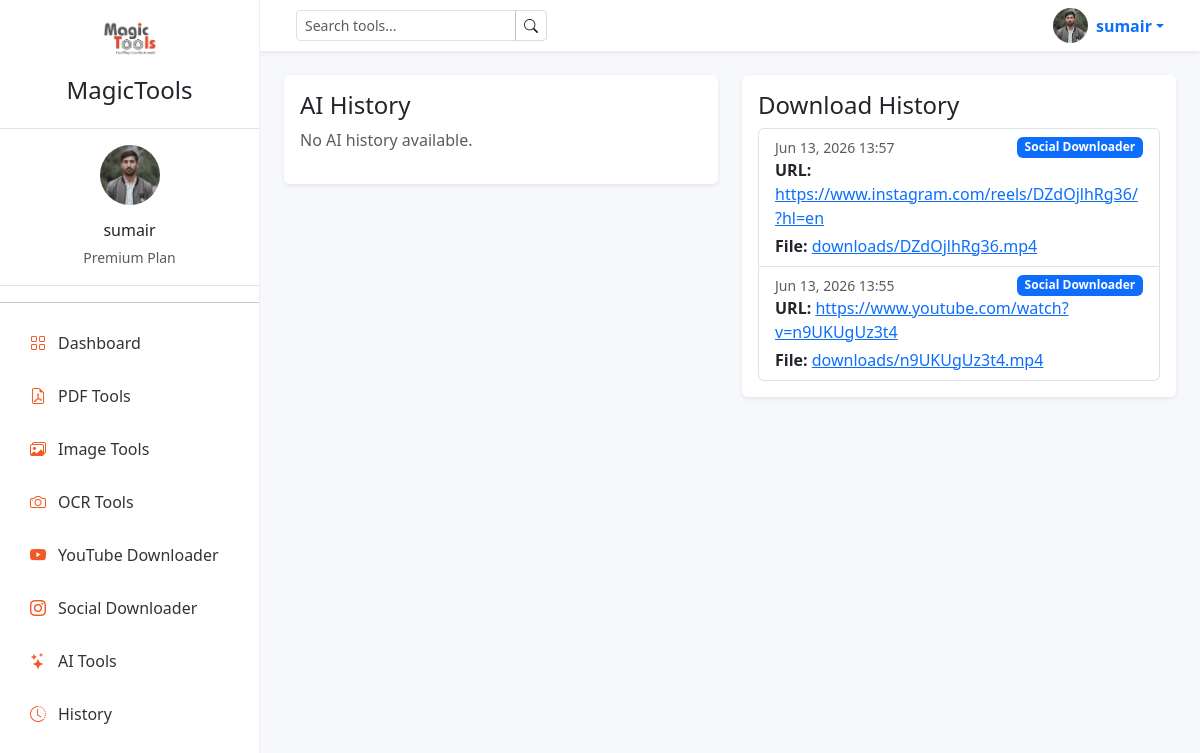
Page /ai/history/ (signed in) on the committed database.
### accounts/models.py (models this page shows, shortened)
class Profile(models.Model):
    user = models.OneToOneField(
        User,
        on_delete=models.CASCADE
    )
    profile_image = models.ImageField(
        upload_to='profiles/',
        blank=True,
        null=True
    )
    is_premium = models.BooleanField(
        default=False
    )

### video_tools/models.py (models this page shows)
class DownloadHistory(models.Model):
    user = models.ForeignKey(
        User,
        on_delete=models.CASCADE
    )
    platform = models.CharField(
        max_length=50
    )
    url = models.URLField()
    downloaded_file = models.FileField(
        upload_to='downloads/'
    )
    created_at = models.DateTimeField(
        auto_now_add=True
    )

### ai_tools/views.py (the view)
# urls.py: path('history/', history, name='history'),
@login_required(login_url='login')
def history(request):
    ai_history = AIHistory.objects.filter(user=request.user).order_by('-created_at')
    video_history = DownloadHistory.objects.filter(user=request.user).order_by('-created_at')
    return render(request, 'ai_tools/history.html', {
        'ai_history': ai_history,
        'video_history': video_history,
    })

### accounts/context_processors.py (called while the page is built)
def user_profile(request):
    if request.user.is_authenticated:
        profile, _ = Profile.objects.get_or_create(user=request.user)
        return {'user_profile': profile}
    return {}

### templates/ai_tools/history.html
{% extends 'base.html' %}
{% block content %}
<div class="row">
    <div class="col-md-6">
        <div class="card shadow-sm border-0 mb-4">
            <div class="card-body">
                <h4>AI History</h4>
                {% if ai_history %}
                    <div class="list-group">
                        {% for item in ai_history %}
                            <div class="list-group-item">
                                <div class="d-flex justify-content-between">
                                    <small class="text-muted">{{ item.created_at|date:'M d, Y H:i' }}</small>
                                    <span class="badge bg-secondary">AI</span>
                                </div>
                                <p class="mb-1"><strong>Prompt:</strong> {{ item.prompt }}</p>
                                <p class="mb-0"><strong>Response:</strong> {{ item.response }}</p>
                            </div>
                        {% endfor %}
                    </div>
                {% else %}
                    <p class="text-muted">No AI history available.</p>
                {% endif %}
            </div>
        </div>
    </div>
    <div class="col-md-6">
        <div class="card shadow-sm border-0 mb-4">
            <div class="card-body">
                <h4>Download History</h4>
                {% if video_history %}
                    <div class="list-group">
                        {% for item in video_history %}
                            <div class="list-group-item">
                                <div class="d-flex justify-content-between">
                                    <small class="text-muted">{{ item.created_at|date:'M d, Y H:i' }}</small>
                                    <span class="badge bg-primary">{{ item.platform }}</span>
                                </div>
                                <p class="mb-1"><strong>URL:</strong> <a href="{{ item.url }}" target="_blank">{{ item.url }}</a></p>
                                <p class="mb-0"><strong>File:</strong> <a href="{{ item.downloaded_file.url }}" target="_blank">{{ item.downloaded_file.name|slice:':40' }}</a></p>
                            </div>
                        {% endfor %}
                    </div>
                {% else %}
                    <p class="text-muted">No download history available.</p>
                {% endif %}
            </div>
        </div>
    </div>
</div>
{% endblock %}

### templates/base.html (shortened to what this page needs)
{% load static %}
<!DOCTYPE html>
<html lang="en">
<head>
    <link href="https://cdn.jsdelivr.net/npm/bootstrap@5.3.3/dist/css/bootstrap.min.css" rel="stylesheet">
    <link href="https://cdn.jsdelivr.net/npm/bootstrap-icons@1.11.3/font/bootstrap-icons.css" rel="stylesheet">
    <link rel="stylesheet" href="{% static 'css/style.css' %}">
</head>
<body>
{% include 'includes/sidebar.html' %}
<div class="main-content">
    {% include 'includes/navbar.html' %}
    <div class="container-fluid p-4">
        {% block content %}
        {% endblock %}
    </div>
</div>
</body>
</html>

### templates/includes/sidebar.html
{% load static %}
<div class="sidebar">
    <div class="p-3 text-center">
        <a href="{% url 'dashboard' %}" class="d-inline-block mb-2">
            <img src="{% static 'img/logo.png' %}"
                 width="60"
                 height="60"
                 class="img-fluid"
                 alt="MagicTools logo">
        </a>
        <h4 class="mt-2">MagicTools</h4>
    </div>
    {% if request.user.is_authenticated %}
        <div class="p-3 text-center border-top border-bottom mb-3">
            <a href="{% url 'profile' %}" class="d-inline-block mb-2">
                {% if user_profile.profile_image %}
                    <img src="{{ user_profile.profile_image.url }}"
                         width="60"
                         height="60"
                         class="rounded-circle"
                         alt="Profile image">
                {% else %}
                    <div class="rounded-circle bg-secondary text-white d-inline-flex align-items-center justify-content-center"
                         style="width:60px;height:60px;">
                        <i class="bi bi-person-fill"></i>
                    </div>
                {% endif %}
            </a>
            <h6 class="mt-2 mb-1">{{ request.user.username }}</h6>
            <small class="text-muted">
                {{ user_profile.is_premium|yesno:'Premium,Free' }} Plan
            </small>
        </div>
    {% endif %}
    <hr>
    <a href="{% url 'dashboard' %}" class="sidebar-link">
        <i class="bi bi-grid"></i>
        Dashboard
    </a>
    <a href="{% url 'pdf_home' %}" class="sidebar-link">
        <i class="bi bi-file-earmark-pdf"></i>
        PDF Tools
    </a>
    <a href="{% url 'image_home' %}" class="sidebar-link">
        <i class="bi bi-images"></i>
        Image Tools
    </a>
    <a href="{% url 'ocr_home' %}" class="sidebar-link">
        <i class="bi bi-camera"></i>
        OCR Tools
    </a>
    <a href="{% url 'video_home' %}" class="sidebar-link">
        <i class="bi bi-youtube"></i>
        YouTube Downloader
    </a>
    <a href="{% url 'social_downloader' %}" class="sidebar-link">
        <i class="bi bi-instagram"></i>
        Social Downloader
    </a>
    <a href="{% url 'ai_home' %}" class="sidebar-link">
        <i class="bi bi-stars"></i>
        AI Tools
    </a>
    <a href="{% url 'history' %}" class="sidebar-link">
        <i class="bi bi-clock-history"></i>
        History
    </a>
</div>

### templates/includes/navbar.html (shortened to what this page needs)
{% load static %}
<nav class="navbar bg-white shadow-sm px-4">
    <div class="container-fluid">
        <form class="d-flex align-items-center me-auto" action="{% url 'search' %}" method="get">
            <div class="input-group input-group-sm">
                <input class="form-control" type="search" name="q" placeholder="Search tools..." aria-label="Search" required>
                <button class="btn btn-outline-secondary" type="submit">
                    <i class="bi bi-search"></i>
                </button>
            </div>
        </form>
        <div class="d-flex align-items-center">
            <div class="dropdown">
                <a class="d-flex align-items-center text-decoration-none dropdown-toggle"
                   href="#"
                   role="button"
                   data-bs-toggle="dropdown">
                    {% if user_profile.profile_image %}
                        <img src="{{ user_profile.profile_image.url }}"
                             width="35"
                             height="35"
                             class="rounded-circle me-2"
                             alt="profile">
                    {% else %}
                        <img src="{% static 'img/default-profile.png' %}"
                             width="35"
                             height="35"
                             class="rounded-circle me-2"
                             alt="profile">
                    {% endif %}
                    <span class="fw-semibold">
                        {{ request.user.username }}
                    </span>
                </a>
            </div>
        </div>
    </div>
</nav>

### static/css/style.css (style rules this page uses)
body { background: #f7f8fc; min-height: 100vh; }
.sidebar { position: fixed; left: 0; top: 0; width: 260px; height: 100vh; background: #ffffff; border-right: 1px solid #eee; overflow-y: auto; transition: all 0.3s ease; z-index: 10; }
.main-content { margin-left: 260px; transition: margin 0.3s ease; }
.sidebar-link { display: flex; align-items: center; gap: 0.75rem; padding: 12px 20px; text-decoration: none; color: #333; border-radius: 8px; margin: 5px 10px; }
.btn-outline-secondary { color: var(--brand-dark); border-color: rgba(31, 31, 31, 0.15); }
.sidebar-link i, .sidebar-link .bi { color: #f15a24; }

### templates/base.html (style rules this page uses)
body { background: #f7f8fc; }

### rows in the picture
Profile: profile_image (picture), is_premium "Premium"
DownloadHistory: created_at "Jun 13, 2026 13:57", platform "Social Downloader", url "https://www.instagram.com/reels/DZdOjlhRg36/?hl=en", downloaded_file.name "downloads/DZdOjlhRg36.mp4"
DownloadHistory: created_at "Jun 13, 2026 13:55", platform "Social Downloader", url "https://www.youtube.com/watch?v=n9UKUgUz3t4", downloaded_file.name "downloads/n9UKUgUz3t4.mp4"

### other values in the picture
{{ request.user.username }} "sumair"
